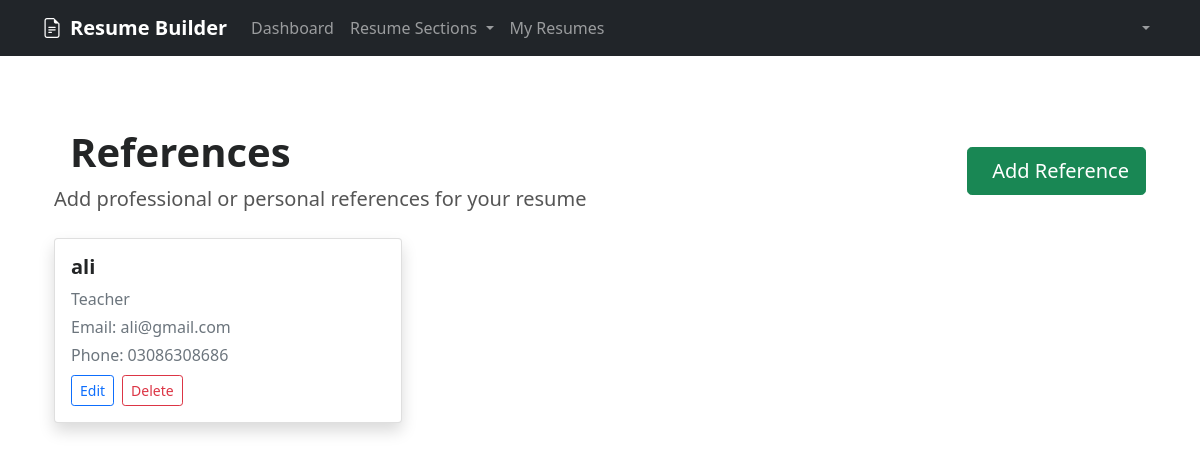
The page /dashboard/references/ (signed in) on the database its author committed.
### resume_builder/models.py (models this page shows, shortened)
class Reference(models.Model):
    user = models.ForeignKey(User, on_delete=models.CASCADE)
    name = models.CharField(max_length=200)
    relationship = models.CharField(max_length=100)
    email = models.EmailField(blank=True)
    phone = models.CharField(max_length=50, blank=True)
    company = models.CharField(max_length=200, blank=True)
    notes = models.TextField(blank=True)
    created_at = models.DateTimeField(auto_now_add=True)
    updated_at = models.DateTimeField(auto_now=True)

### resume_builder/views.py (the view)
# urls.py: path('references/', views.reference_list, name='reference_list'),
@login_required
def reference_list(request):
    check = require_resume(request)
    if check: return check
    references = Reference.objects.filter(user=request.user).order_by('-created_at')
    return render(request, 'resume_builder/reference_list.html', {'references': references})

### resume_builder/views.py (called while the page is built)
def require_resume(request):
    if not Resume.objects.filter(user=request.user).exists():
        messages.warning(request, 'You must create a resume before adding other information.')
        return redirect('resume_template_select')
    return None

### templates/resume_builder/reference_list.html (shortened to what this page needs)
{% extends 'base.html' %}
{% block content %}
<div class="container py-5">
    <div class="row align-items-center mb-4">
        <div class="col-lg-8">
            <h1 class="fw-bold mb-2" style="color: #232526;">
                References
            </h1>
            <p class="lead mb-0" style="color: #555;">
                Add professional or personal references for your resume
            </p>
        </div>
        <div class="col-lg-4 text-lg-end mt-3 mt-lg-0">
            <a href="{% url 'reference_create' %}" class="btn btn-success btn-lg">
                Add Reference
            </a>
        </div>
    </div>
    <div class="row g-4">
        {% for reference in references %}
        <div class="col-12 col-md-6 col-lg-4">
            <div class="card shadow rounded-4 h-100">
                <div class="card-body">
                    <h5 class="card-title fw-bold mb-2" style="color: #232526;">{{ reference.name }}</h5>
                    <p class="card-text text-muted mb-1">{{ reference.relationship }}{% if reference.company %} at {{ reference.company }}{% endif %}</p>
                    <p class="card-text text-muted mb-1">Email: {{ reference.email }}</p>
                    <p class="card-text text-muted mb-1">Phone: {{ reference.phone }}</p>
                    <div class="d-flex gap-2">
                        <a href="{% url 'reference_update' reference.id %}" class="btn btn-outline-primary btn-sm">
                             Edit
                        </a>
                        <a href="{% url 'reference_delete' reference.id %}" class="btn btn-outline-danger btn-sm">
                             Delete
                        </a>
                    </div>
                </div>
            </div>
        </div>
        {% empty %}
        <div class="col-12">
            <div class="alert alert-info text-center rounded-4 shadow-sm">
                You have not added any references yet. Click "Add Reference" to get started!
            </div>
        </div>
        {% endfor %}
    </div>
</div>
{% endblock %}

### rows shown on the page
Reference: name "ali", relationship "Teacher", email "ali@gmail.com", phone "03086308686"
